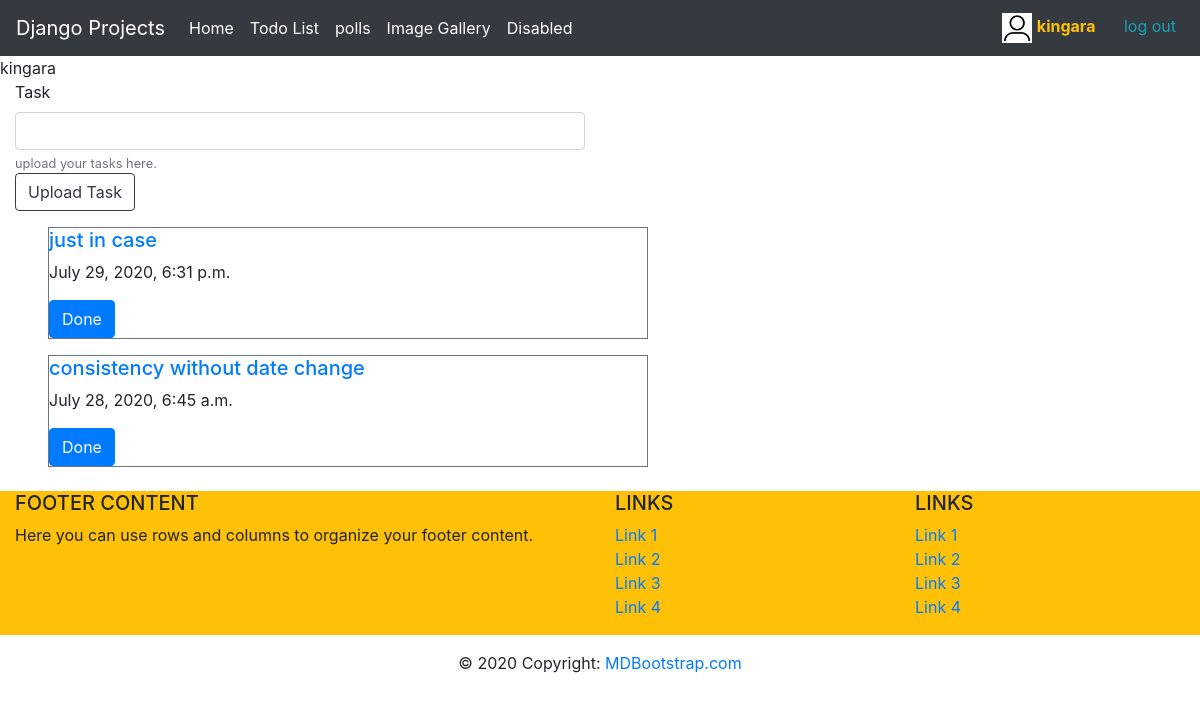
Page /todo/tasks/ (signed in) on the committed database.
### todo_app/models.py (models this page shows, shortened)
class Todo(models.Model):
    added_date = models.DateTimeField()
    text = models.CharField(max_length=200, null=True, blank=True)

### todo_app/views.py (the view)
# urls.py: path('tasks/', views.tasks_todo, name='task_list'),
@csrf_exempt
def tasks_todo(request):
    tasks = Todo.objects.order_by('-added_date')
    context = {'tasks': tasks}
    return render(request, 'todo_app/todo_list.html', context)

### todo_app/templates/todo_app/todo_list.html (shortened to what this page needs)
{%extends 'todo_app/base.html'%}
{%block content%}
<form action="{%url 'add_todo' %}" method="post">
  <div class="form-group col-6 mb-12">
    <label for="task">Task</label>
    <input type="text" name="content" class="form-control" id="task" aria-describedby="taskEntry">
    <small id="taskEntry" class="form-text text-muted">upload your tasks here.</small>
      <button type="submit" class="btn btn-outline-dark">Upload Task</button>
  </div>
</form>
  {%for task in tasks%}
  <div class="w-50 mt-3 ml-5 border border-secondary">
      <a href="{%url 'detail_task' task.id%}"><h5 class="text-primary">{{task.text}}</h5></a>
        <p class="text_secondary">{{task.added_date}}</p>
        <form action="{%url 'delete_task' task.id%}" method="POST">
            <button class="btn btn-primary">Done</button>
        </form>
  </div>
    {%endfor%}
{%endblock%}

### todo_app/templates/todo_app/base.html (shortened to what this page needs)
<!DOCTYPE html>
<html lang="en">
<head>
    <link rel="stylesheet" href="https://stackpath.bootstrapcdn.com/bootstrap/4.5.0/css/bootstrap.min.css">
</head>
<body>
<nav class="navbar navbar-expand-lg bg-dark navbar-dark">
    <a class="navbar-brand" href="#">Django Projects</a>
  <div class="collapse navbar-collapse " id="navbarNavAltMarkup">
    <div class="navbar-nav ">
      <a class="nav-item nav-link text-white" href="#">Home</a>
      <a class="nav-item nav-link active text-white" href="{%url 'task_list' %}">Todo List <span class="sr-only">(current)</span></a>
      <a class="nav-item nav-link text-white" href="url 'polls' ">polls</a>
      <a class="nav-item nav-link text-white" href="{% url 'display_images' %}">Image Gallery</a>
      <a class="nav-item nav-link disabled text-white" href="#" tabindex="-1" aria-disabled="true">Disabled</a>
    </div>
  </div>
   <div class="float-right">
      {% if user.is_authenticated %}
       <img src="media/person.jpeg" width="30" height="30">
       <b class="text-warning mr-4">{{ user.username }}</b>
       <a href="{% url 'logout' %}" class="text-info mr-2">log out</a>
      {% else %}
        <a href="{% url 'login_user' %}">login</a>
        <a href="{% url 'create_user' %}" >register</a>
      {% endif %}
    </div>
</nav>
    {%if user.is_authenticated%}
    {{ user.username }}
    {%else%}
    Login required!
    <a class="" href="{%url 'login'%}">login</a>
    <a class="" href="{%url 'create_user'%}">register</a>
    {%endif%}
    {%block content%}
    {%endblock%}
<footer class="page-footer font-small bg-blue pt-4">
  <div class="container-fluid text-center text-md-left">
    <div class="row bg-warning">
      <div class="col-md-6 mt-md-0 mt-3">
        <h5 class="text-uppercase">Footer Content</h5>
        <p>Here you can use rows and columns to organize your footer content.</p>
      </div>
      <div class="col-md-3 mb-md-0 mb-3">
        <h5 class="text-uppercase">Links</h5>
        <ul class="list-unstyled">
          <li>
            <a href="#!">Link 1</a>
          </li>
          <li>
            <a href="#!">Link 2</a>
          </li>
          <li>
            <a href="#!">Link 3</a>
          </li>
          <li>
            <a href="#!">Link 4</a>
          </li>
        </ul>
      </div>
      <div class="col-md-3 mb-md-0 mb-3">
        <h5 class="text-uppercase">Links</h5>
        <ul class="list-unstyled">
          <li>
            <a href="#!">Link 1</a>
          </li>
          <li>
            <a href="#!">Link 2</a>
          </li>
          <li>
            <a href="#!">Link 3</a>
          </li>
          <li>
            <a href="#!">Link 4</a>
          </li>
        </ul>
      </div>
    </div>
  </div>
  <div class="footer-copyright text-center py-3">© 2020 Copyright:
    <a href="https://mdbootstrap.com/"> MDBootstrap.com</a>
  </div>
</footer>
</body>
</html>

### rows in the picture
Todo: text "just in case", added_date "July 29, 2020, 6:31 p.m."
Todo: text "consistency without date change", added_date "July 28, 2020, 6:45 a.m."

### other values in the picture
{{ user.username }} "kingara"
